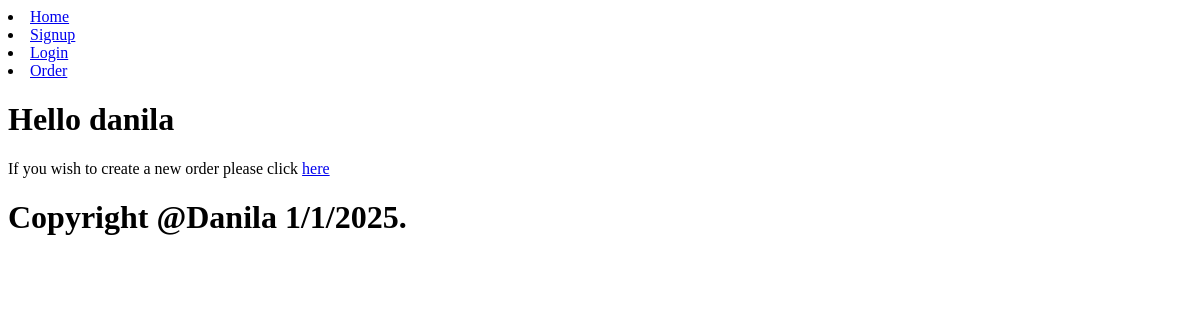
Page /previous_order/ (signed in) on the earlier database version.
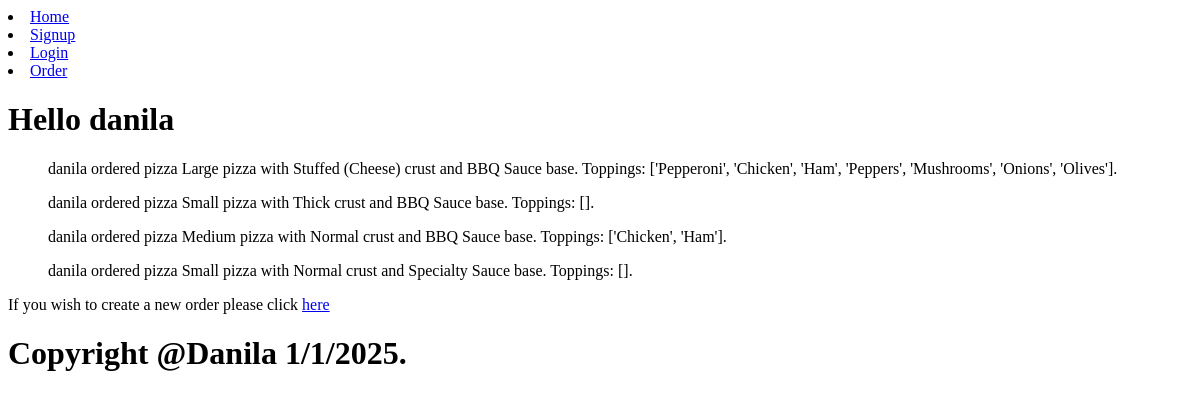
Same page on the later database version.
### main/models.py (models this page shows, shortened)
class Orders(models.Model):
    user = models.ForeignKey(User, on_delete=models.CASCADE)
    pizza = models.ForeignKey(Pizza, on_delete=models.CASCADE)
    def __str__(self):
        return f"{self.user.username} ordered pizza {self.pizza}"

class Pizza(models.Model):
    size = models.ForeignKey(Size, on_delete=models.CASCADE)
    crust = models.ForeignKey(Crust, on_delete=models.CASCADE)
    base = models.ForeignKey(Base, on_delete=models.CASCADE)
    topping = models.ManyToManyField(Topping, blank=True)
    cheese = models.ForeignKey(Cheese, on_delete=models.CASCADE)
    def __str__(self):
        toppings = [t.topping for t in self.topping.all()]
        return f"{self.size} pizza with {self.crust} crust and {self.base} base. Toppings: {toppings}."

class Topping(models.Model):
    topping = models.CharField(max_length=50)
    price = models.FloatField()

class Size(models.Model):
    size = models.CharField(max_length=50)
    price = models.FloatField()
    def __str__(self):
        return self.size

class Crust(models.Model):
    crust = models.CharField(max_length=50)
    price = models.FloatField()
    def __str__(self):
        return self.crust

class Base(models.Model):
    base = models.CharField(max_length=50)
    price = models.FloatField()
    def __str__(self):
        return self.base

### main/views.py (the view)
# urls.py: path('previous_order/', views.prev, name='previous_orders'),
def prev(request):
    curr_user = request.user.username
    pizzas = Orders.objects.all()
    context = {'user': curr_user, 'pizzas': pizzas}
    return render(request, 'previous_order.html', context)

### main/templates/previous_order.html (shortened to what this page needs)
{% extends 'base.html' %}
{% block content %}
<h1>Hello {{user}}</h1>
{% for i in pizzas %}
    {% if user == i.user.username %}
        <ul>{{i}}</ul>
    {% endif %}
{% endfor %}
<p>If you wish to create a new order please click <a href="{% url 'order' %}">here</a></p>
{% endblock %}

### main/templates/base.html (shortened to what this page needs)
<!DOCTYPE html>
<html lang="en">
<head>
</head>
<body>
    <main>
        <nav>
            <li><a href="{% url 'index' %}">Home</a></li>
            <li><a href="{% url 'signup' %}">Signup</a></li>
            <li><a href="{% url 'login' %}">Login</a></li>
            <li><a href="{% url 'order' %}">Order</a></li>
        </nav>
        {% block content%}
        {% endblock %}
    </main>
    <footer>
        <h1>Copyright @Danila 1/1/2025.</h1>
    </footer>
</body>
</html>

Differences in the rows shown:
added Orders: user+pizza "danila ordered pizza Large pizza with Stuffed (Cheese) crust and BBQ Sauce base. Toppings: ['Pepperoni', 'Chicken', 'Ham', 'Peppers', 'Mushrooms', 'Onions', 'Olives']."
added Orders: user+pizza "danila ordered pizza Small pizza with Thick crust and BBQ Sauce base. Toppings: []."
added Orders: user+pizza "danila ordered pizza Medium pizza with Normal crust and BBQ Sauce base. Toppings: ['Chicken', 'Ham']."
added Orders: user+pizza "danila ordered pizza Small pizza with Normal crust and Specialty Sauce base. Toppings: []."
